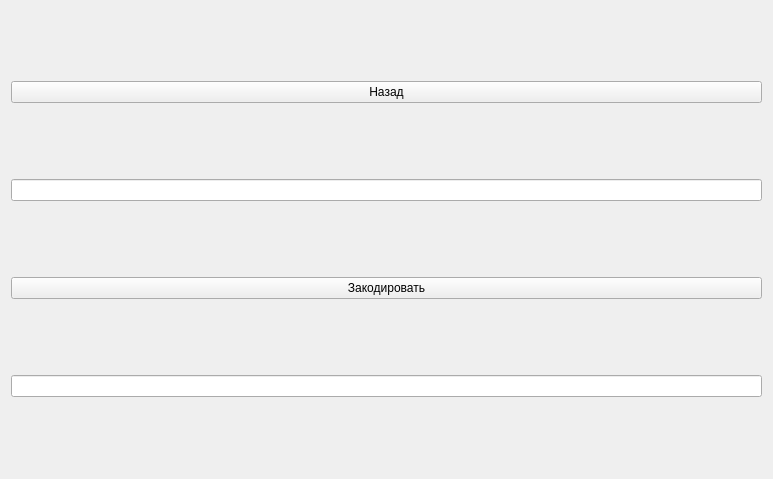
<?xml version="1.0" encoding="UTF-8"?>
<ui version="4.0">
 <class>Form</class>
 <widget class="QWidget" name="Form">
  <property name="geometry">
   <rect>
    <x>0</x>
    <y>0</y>
    <width>773</width>
    <height>479</height>
   </rect>
  </property>
  <property name="windowTitle">
   <string>Form</string>
  </property>
  <layout class="QGridLayout" name="gridLayout">
   <item row="3" column="0">
    <widget class="QPushButton" name="run_button">
     <property name="text">
      <string>Закодировать</string>
     </property>
    </widget>
   </item>
   <item row="4" column="0">
    <widget class="QLineEdit" name="output">
     <property name="readOnly">
      <bool>true</bool>
     </property>
    </widget>
   </item>
   <item row="2" column="0">
    <widget class="QLineEdit" name="input"/>
   </item>
   <item row="0" column="0">
    <widget class="QPushButton" name="back_button">
     <property name="text">
      <string>Назад</string>
     </property>
    </widget>
   </item>
  </layout>
 </widget>
 <resources/>
 <connections/>
</ui>
